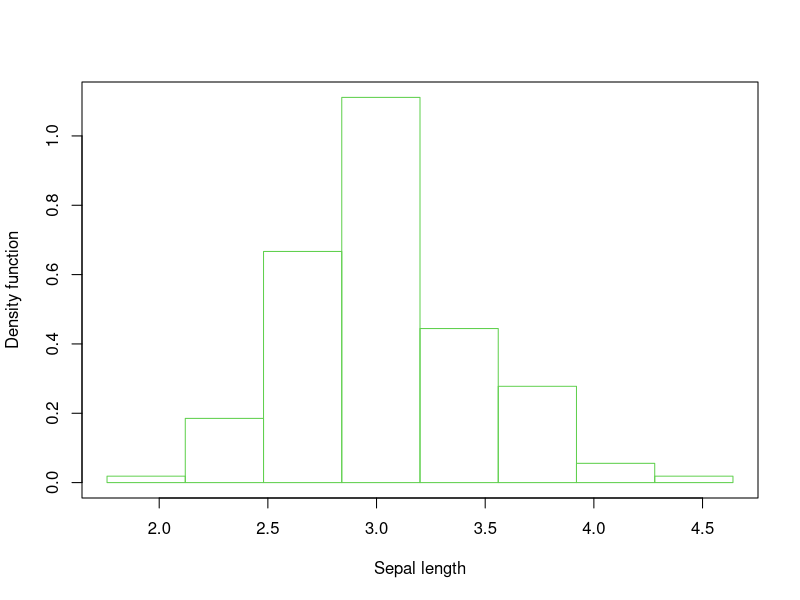
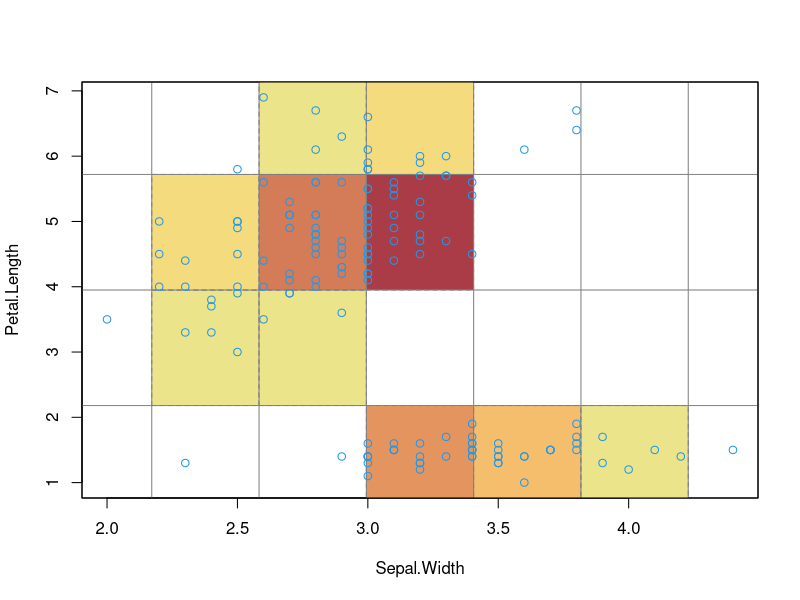

These figures' R source, in order:
library(ks)


### Name: plot.histde
### Title: Plot for histogram density estimate
### Aliases: plot.histde
### Keywords: hplot

### ** Examples

library(MASS)
data(iris)

## univariate example
fhat <- histde(x=iris[,2])
plot(fhat, border=3, xlab="Sepal length")

## bivariate example
fhat <- histde(x=iris[,2:3])
plot(fhat, drawpoints=TRUE)
box()
